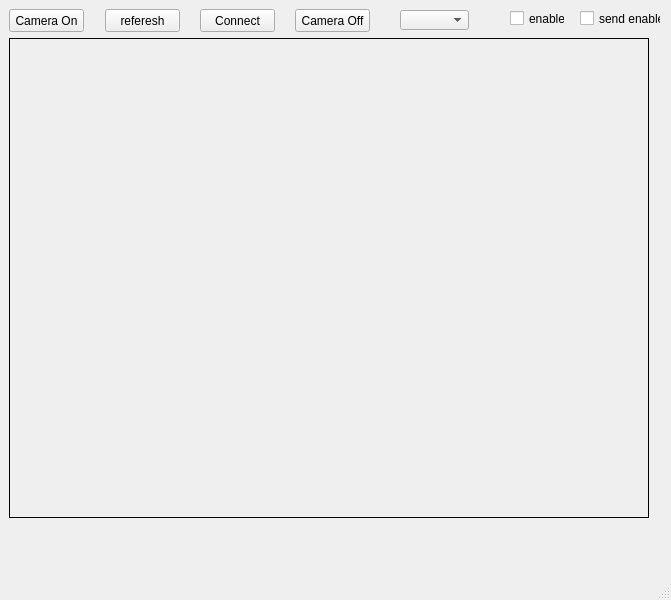
<?xml version="1.0" encoding="UTF-8"?>
<ui version="4.0">
 <class>Vision</class>
 <widget class="QMainWindow" name="Vision">
  <property name="geometry">
   <rect>
    <x>0</x>
    <y>0</y>
    <width>671</width>
    <height>600</height>
   </rect>
  </property>
  <property name="windowTitle">
   <string>MainWindow</string>
  </property>
  <widget class="QWidget" name="centralwidget">
   <widget class="QPushButton" name="pushButton">
    <property name="geometry">
     <rect>
      <x>105</x>
      <y>9</y>
      <width>75</width>
      <height>23</height>
     </rect>
    </property>
    <property name="text">
     <string>referesh</string>
    </property>
   </widget>
   <widget class="QLabel" name="CameraFrame">
    <property name="geometry">
     <rect>
      <x>9</x>
      <y>38</y>
      <width>640</width>
      <height>480</height>
     </rect>
    </property>
    <property name="minimumSize">
     <size>
      <width>640</width>
      <height>480</height>
     </size>
    </property>
    <property name="frameShape">
     <enum>QFrame::Box</enum>
    </property>
    <property name="text">
     <string/>
    </property>
   </widget>
   <widget class="QCheckBox" name="checkBox_2">
    <property name="geometry">
     <rect>
      <x>580</x>
      <y>10</y>
      <width>81</width>
      <height>17</height>
     </rect>
    </property>
    <property name="text">
     <string>send enable</string>
    </property>
   </widget>
   <widget class="QPushButton" name="CameraOff_Button">
    <property name="geometry">
     <rect>
      <x>295</x>
      <y>9</y>
      <width>75</width>
      <height>23</height>
     </rect>
    </property>
    <property name="text">
     <string>Camera Off</string>
    </property>
   </widget>
   <widget class="QPushButton" name="pushButton_2">
    <property name="geometry">
     <rect>
      <x>200</x>
      <y>9</y>
      <width>75</width>
      <height>23</height>
     </rect>
    </property>
    <property name="text">
     <string>Connect</string>
    </property>
   </widget>
   <widget class="QCheckBox" name="checkBox">
    <property name="geometry">
     <rect>
      <x>510</x>
      <y>10</y>
      <width>55</width>
      <height>17</height>
     </rect>
    </property>
    <property name="text">
     <string>enable</string>
    </property>
   </widget>
   <widget class="QPushButton" name="CameraOn_Button">
    <property name="geometry">
     <rect>
      <x>9</x>
      <y>9</y>
      <width>75</width>
      <height>23</height>
     </rect>
    </property>
    <property name="text">
     <string>Camera On</string>
    </property>
   </widget>
   <widget class="QComboBox" name="comboBox">
    <property name="geometry">
     <rect>
      <x>400</x>
      <y>10</y>
      <width>69</width>
      <height>20</height>
     </rect>
    </property>
   </widget>
  </widget>
  <widget class="QMenuBar" name="menubar">
   <property name="geometry">
    <rect>
     <x>0</x>
     <y>0</y>
     <width>671</width>
     <height>21</height>
    </rect>
   </property>
  </widget>
  <widget class="QStatusBar" name="statusbar"/>
 </widget>
 <resources/>
 <connections/>
</ui>
